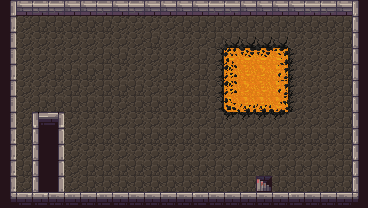

A level layout from a 2D game, rendered from its tile map. Below: a short description, then the map file with its tile-grid data intact:
An orthogonal 23x13 tile map with 16x16 px tiles, 2 tile layers (Tile Layer 1, Tile Layer 2), 2 tilesets and 5 objects (player_spawn, pickaxe, rock, level_exit, slime_monster).

<map version="1.10" tiledversion="1.10.2" orientation="orthogonal" renderorder="right-down" width="23" height="13" tilewidth="16" tileheight="16" infinite="0" nextlayerid="6" nextobjectid="19">
 <tileset firstgid="1" source="Dungeon_Tileset_v2.tsx" />
 <tileset firstgid="101" source="cave_crawler.tsx" />
 <layer id="1" name="Tile Layer 1" width="23" height="13">
  <data encoding="csv">
1,2,4,4,2,2,4,2,4,2,2,2,2,4,4,2,2,2,2,4,4,2,6,
31,161,162,162,162,162,162,161,161,161,161,162,162,162,162,162,162,162,162,162,162,162,26,
11,161,161,161,161,161,161,161,161,162,161,161,161,162,178,178,178,178,161,161,161,162,26,
11,161,161,161,161,161,162,162,161,161,161,161,162,176,101,102,102,103,177,161,161,162,26,
31,161,161,162,162,162,162,161,161,161,162,161,162,176,116,117,147,118,177,161,161,162,26,
11,161,161,161,162,161,162,162,162,161,161,162,162,176,116,147,117,118,177,161,161,162,16,
11,161,162,162,162,162,162,161,162,162,162,162,162,176,131,132,132,133,177,161,161,162,16,
11,161,74,73,161,161,161,161,161,161,161,161,161,162,179,179,179,179,161,161,161,162,16,
31,162,26,21,161,162,162,162,162,162,162,162,162,162,162,162,162,162,162,162,162,162,6,
31,161,26,21,161,161,161,161,161,161,161,161,161,161,161,161,161,161,161,161,161,162,6,
31,162,26,21,161,162,162,162,162,162,162,162,162,162,162,162,162,162,162,162,162,162,6,
31,161,26,21,161,162,162,162,162,162,162,162,162,162,162,162,162,162,162,162,162,162,6,
41,42,42,44,45,44,45,44,44,44,44,44,45,44,44,44,44,44,45,44,44,44,46
</data>
 </layer>
 <layer id="5" name="Tile Layer 2" width="23" height="13">
  <data encoding="csv">
0,0,0,0,0,0,4,2,0,0,0,0,0,0,0,0,0,0,0,0,0,0,0,
0,0,0,0,0,0,0,0,0,0,0,0,0,0,0,0,0,0,0,0,0,0,0,
0,0,0,0,0,0,0,0,0,0,0,0,0,0,0,0,0,0,0,0,0,0,0,
0,0,0,0,0,0,0,0,0,0,0,0,0,0,0,0,0,0,0,0,0,0,0,
0,0,0,0,0,0,0,0,0,0,0,0,0,0,0,0,0,0,0,0,0,0,0,
0,0,0,0,0,0,0,0,0,0,0,0,0,0,0,0,0,0,0,0,0,0,0,
0,0,0,0,0,0,0,0,0,0,0,0,0,0,0,0,0,0,0,0,0,0,0,
0,0,0,0,0,0,0,0,0,0,0,0,0,0,0,0,0,0,0,0,0,0,0,
0,0,0,0,0,0,0,0,0,0,0,0,0,0,0,0,0,0,0,0,0,0,0,
0,0,0,0,0,0,0,0,0,0,0,0,0,0,0,0,0,0,0,0,0,0,0,
0,0,0,0,0,0,0,0,0,0,0,0,0,0,0,0,0,0,0,0,0,0,0,
0,0,0,0,0,0,0,0,0,0,0,0,0,0,0,0,85,0,0,0,0,0,0,
0,0,0,0,0,0,0,0,0,0,0,0,0,0,0,0,0,0,0,0,0,0,0
</data>
 </layer>
 <objectgroup id="4" name="Object Layer 1">
  <object id="13" name="player_spawn" x="264.967" y="189.616">
   <point />
  </object>
  <object id="15" name="pickaxe" x="24.1135" y="183.688">
   <point />
  </object>
  <object id="16" name="rock" x="105.319" y="28.0142">
   <point />
  </object>
  <object id="17" name="level_exit" x="104.965" y="28.0142">
   <point />
  </object>
  <object id="18" name="slime_monster" x="24.2637" y="150.265">
   <point />
  </object>
 </objectgroup>
</map>
